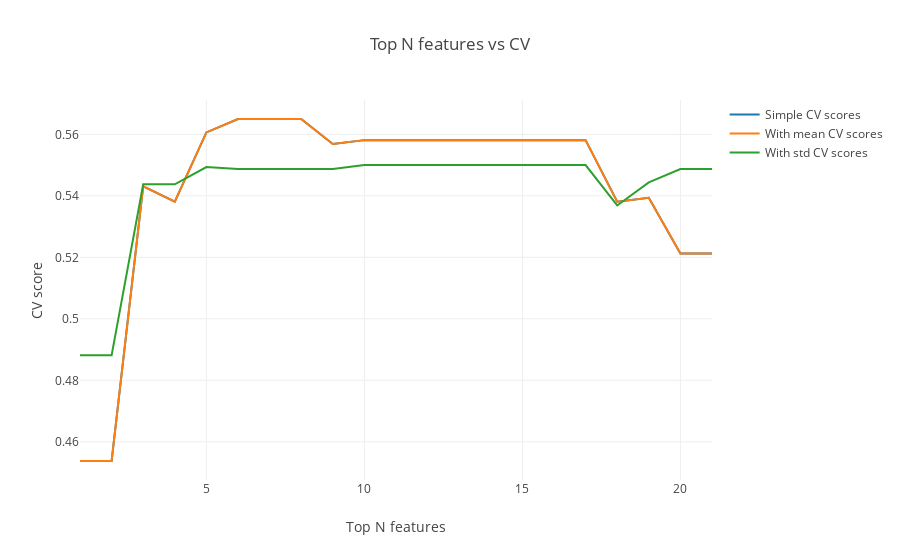

Notebook code cell kept with this figure:
### Code cell
data = [go.Scatter(
        x = list(range(1, eli5_weights.shape[0] + 1)),
        y = scores_dict['simple'],
        name = 'Simple CV scores'
    ), go.Scatter(
        x = list(range(1, eli5_weights.shape[0] + 1)),
        y = scores_dict['with_mean'],
        name = 'With mean CV scores'
    ), go.Scatter(
        x = list(range(1, eli5_weights.shape[0] + 1)),
        y = scores_dict['with_std'],
        name = 'With std CV scores'
    )]
layout = go.Layout(dict(title = "Top N features vs CV",
                  xaxis = dict(title = 'Top N features'),
                  yaxis = dict(title = 'CV score'),
                  ))
py.iplot(dict(data=data, layout=layout), filename='basic-line')

### Figure 1 — Plotly figure (JSON) as saved in the notebook; plotly's stock layout.template omitted (floating-point values rounded to 4 significant figures)
{"data": [{"name": "Simple CV scores", "type": "scatter", "uid": "7904769f-208d-4950-81be-9abd76081955", "x": [1, 2, 3, 4, 5, 6, 7, 8, 9, 10, 11, 12, 13, 14, 15, 16, 17, 18, 19, 20, 21], "y": [0.4537, 0.4537, 0.5431, 0.5381, 0.5606, 0.565, 0.565, 0.565, 0.5569, 0.5581, 0.5581, 0.5581, 0.5581, 0.5581, 0.5581, 0.5581, 0.5581, 0.5381, 0.5394, 0.5212, 0.5212]}, {"name": "With mean CV scores", "type": "scatter", "uid": "7de200fa-2b4e-4bb2-bc36-9e4d2e7a9554", "x": [1, 2, 3, 4, 5, 6, 7, 8, 9, 10, 11, 12, 13, 14, 15, 16, 17, 18, 19, 20, 21], "y": [0.4537, 0.4537, 0.5431, 0.5381, 0.5606, 0.565, 0.565, 0.565, 0.5569, 0.5581, 0.5581, 0.5581, 0.5581, 0.5581, 0.5581, 0.5581, 0.5581, 0.5381, 0.5394, 0.5212, 0.5212]}, {"name": "With std CV scores", "type": "scatter", "uid": "deb7ae08-a3e0-45b0-8afe-2e68edca7942", "x": [1, 2, 3, 4, 5, 6, 7, 8, 9, 10, 11, 12, 13, 14, 15, 16, 17, 18, 19, 20, 21], "y": [0.4881, 0.4881, 0.5437, 0.5437, 0.5494, 0.5488, 0.5488, 0.5488, 0.5488, 0.55, 0.55, 0.55, 0.55, 0.55, 0.55, 0.55, 0.55, 0.5369, 0.5444, 0.5488, 0.5488]}], "layout": {"title": {"text": "Top N features vs CV"}, "xaxis": {"title": {"text": "Top N features"}}, "yaxis": {"title": {"text": "CV score"}}}}
